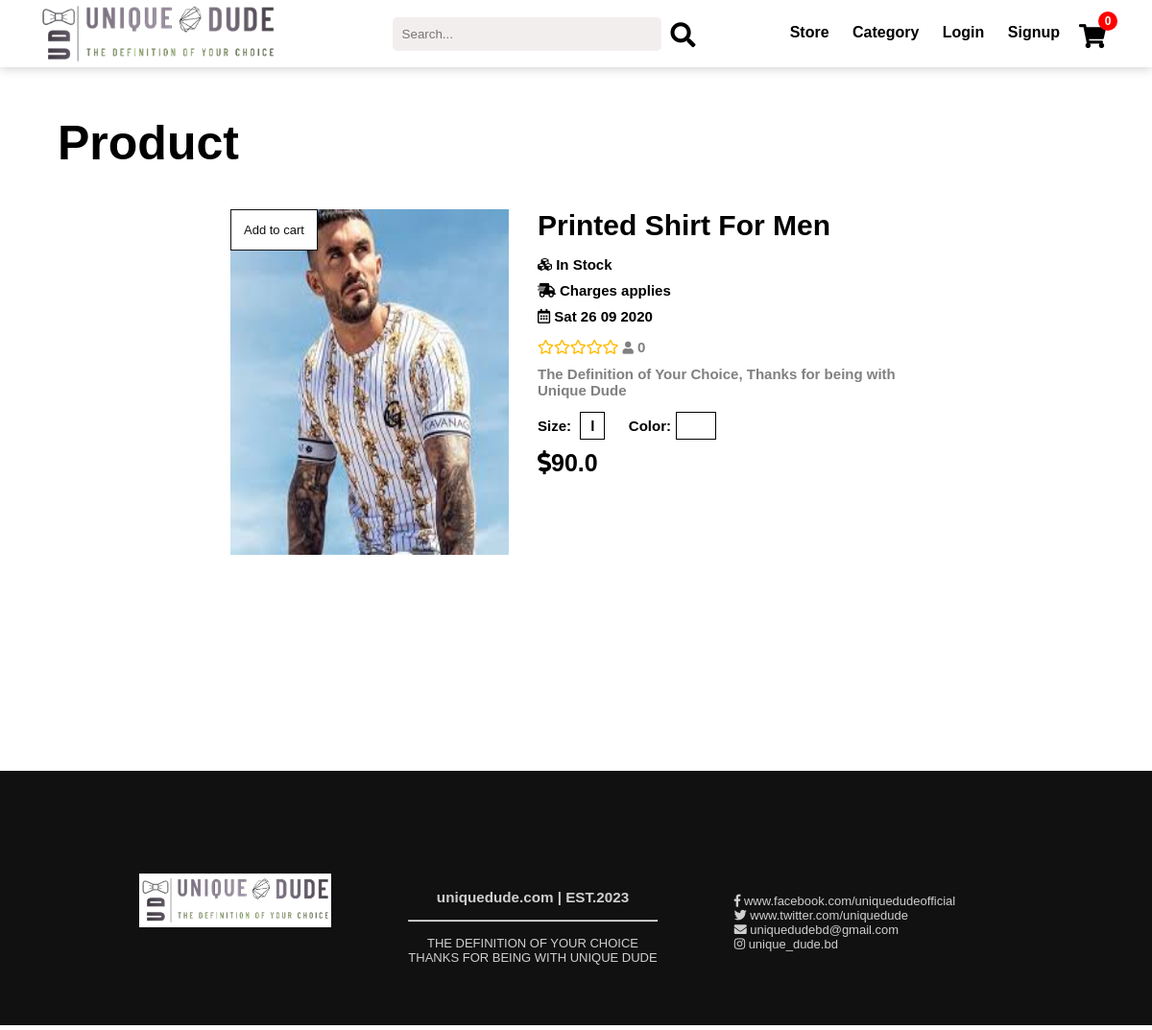
The page /product/13/ on the database its author committed.
### store/models.py (models this page shows, shortened)
class Product(models.Model):
    SIZE = (('s', 's'),
            ('m', 'm'),
            ('l', 'l'),
            ('xl', 'xl'),
            ('xxl', 'xxl'))
    COLOR = (('red', 'red'),
             ('black', 'black'),
             ('blue', 'blue'),
             ('green', 'green'),
             ('white', 'white'),
             ('gray', 'gray'))
    name = models.CharField(max_length=100, null=True)
    price = models.FloatField(null=True)
    old_price = models.FloatField(null=True, blank=True)
    category = models.ManyToManyField(Category)
    image = models.ImageField(null=True, blank=True, upload_to='product/')
    on_sell = models.BooleanField(default=False, null=True)
    date = models.DateTimeField(default=timezone.now)
    on_stock = models.BooleanField(default=True, null=True)
    delivery = models.BooleanField(default=False, null=True)
    color = models.CharField(max_length=200, null=True, blank=True, choices=COLOR)
    size = models.CharField(max_length=200, null=True, blank=True, choices=SIZE)

### store/views.py (the view)
# urls.py: path('product/<int:id>/', views.view_product, name='product'),
def view_product(request, id):
    product = Product.objects.get(id=id)
    categories = Category.objects.all()
    ratings = Rating.objects.filter(product=product)
    sum_rated = ratings.count()
    sum_rating = sum([i.rating for i in ratings])
    if sum_rated == 0:
        rating = 0
    else:
        rating = sum_rating / sum_rated
    reviews = Review.objects.filter(product=product).all()
    data = cookieCart(request)
    cart_info = data['order']
    context = {
        'cart_info': cart_info,
        'product': product,
        'rating': rating,
        'rated': sum_rated,
        'reviews': reviews,
        'categories': categories,
        'title': 'Product'
    }
    return render(request, 'store/product.html', context)

### store/cart.py (called while the page is built, shortened)
def cookieCart(request):
    try:
        cart = json.loads(request.COOKIES['cart'])
    except:
        cart = {}
    items = []
    order = {'get_cart_total': 0, 'get_cart_total_item': 0}
    return {'items': items, 'order': order}

### store/templates/store/product.html (shortened to what this page needs)
{% extends 'store/base.html' %}
{% load static %}
{% load crispy_forms_tags %}
{% block body %}
<link rel="stylesheet" href="{% static 'css/product.css' %}">
<h1>Product</h1>
	<div class="product">
		<div class="product-container">
				<div class="item">
					<a data-product={{product.id}} data-action="add" id="item-btn" class="add-to-cart-btn update-cart">Add to cart</a>
					<img src={{ product.image.url }}>
					<h3 class="product-name"> {{ product.name }}</h3>
					{% if product.on_stock %}
						<h3 class="product-stock"><i class="fas fa-cubes"></i> In Stock</h3>
					{% else %}
						<h3 class="product-stock"><i class="fas fa-cubes"></i> Out of Stock</h3>
					{% endif %}
					{% if product.delivery %}
						<h3 class="product-shipping"><i class="fas fa-shipping-fast"></i> Free</h3>
					{% else %}
						<h3 class="product-shipping"><i class="fas fa-shipping-fast"></i> Charges applies</h3>
					{% endif %}
					<h3 class="product-date"><i class="far fa-calendar-alt"></i> {{ product.date | date:"D d m Y" }}</h3>
					<h2 class="rating" data-rating={{rating}}>
					</h2><p style="display:inline;"> <i style="font-size:13px;" class="fas fa-user"> </i> {{ rated }}</p>
					<p>The Definition of Your Choice, Thanks for being with Unique Dude</p>
					<h3 class="product-size">Size: <span class="tag">{{product.size}}</span></h3>
					<h3 class="product-color">Color:<span class="color-tag" style="background:{{product.color}}"></span></h3>
					<h3 class="product-price"><i class="fas fa-dollar-sign"></i>{{ product.price }}</h3>
				</div>
		</div>
	</div>
{% endblock body %}

### static/css/base.css (style rules this page uses)
body { margin: 0px; padding: 0px; font-family: 'Arial', sans-serif; overflow: hidden; background-color: white; }
* { margin: 0px; padding: 0px; }
html { overflow-x: hidden; }

### static/css/product.css (style rules this page uses)
h1 { padding-top: 120px; width: 90%; margin: auto; font-size: 50px; padding-bottom: 20px; }
.product { min-height: 40vh; width: 60%; margin: auto; }
.item { margin-top: 20px; min-height: 60vh; }
.item img { float: left; height: 360px; width: 290px; margin-right: 30px; }
.tag { padding: 5px 10px; border: 1px solid black; margin-left: 5px; }
.color-tag { padding: 5px 20px; border: 1px solid black; margin-left: 5px; }
.add-to-cart-btn { font-size: 13px; text-decoration: none; color: #111; border: 1px solid #111; padding: 13px; background-color: #ffffff; font-family: 'Arial', sans-serif; transition: .3s; float: left; position: absolute; z-index: 100; }
.product-name { font-size: 30px; margin-bottom: 10px; }
.product p { color: gray; font-size: 15px; font-weight: bold; margin-bottom: 20px; margin-top: 10px; }
.product-price { font-size: 25px; margin-bottom: 30px; margin-top: 15px; }
.product-stock { font-size: 15px; font-weight: bolder; padding: 5px; }
.product-size { font-size: 15px; font-weight: bolder; display: inline; margin-right: 20px; }
.product-color { display: inline; font-size: 15px; font-weight: bolder; margin-bottom: 10px; }
.product-shipping { font-size: 15px; font-weight: bolder; padding: 5px; }
.rating { font-size: 15px; display: inline; color: #ffbb00; }
.product-date { font-size: 15px; font-weight: bolder; padding: 5px; margin-bottom: 10px; }

### rows shown on the page
Product: image (picture), name "Printed Shirt For Men", date "Sat 26 09 2020", size "l", price "90.0"

### other values the page prints
{{ cart_info.get_cart_total_item }} "0"
{{ rated }} "0"
